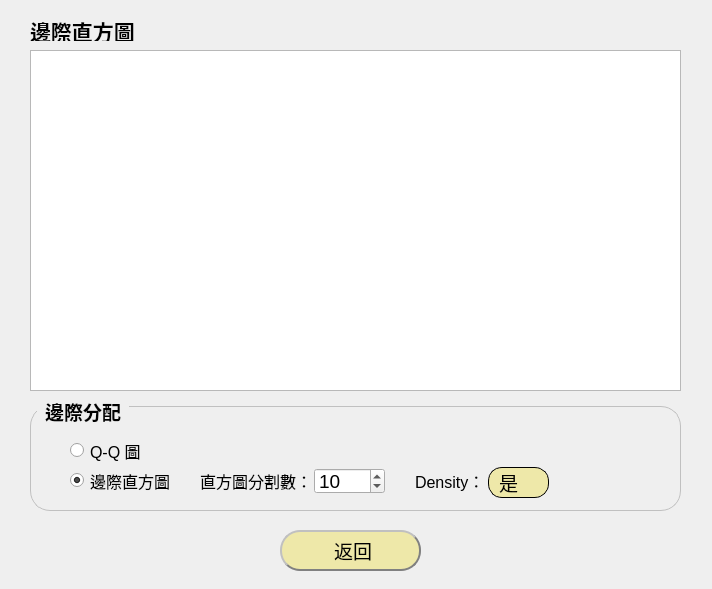
<?xml version="1.0" encoding="UTF-8"?>
<ui version="4.0">
 <class>widget</class>
 <widget class="QWidget" name="widget">
  <property name="geometry">
   <rect>
    <x>0</x>
    <y>0</y>
    <width>712</width>
    <height>589</height>
   </rect>
  </property>
  <property name="font">
   <font>
    <pointsize>10</pointsize>
   </font>
  </property>
  <property name="windowTitle">
   <string>Form</string>
  </property>
  <widget class="QPushButton" name="pushButton_HistogramToMain">
   <property name="geometry">
    <rect>
     <x>280</x>
     <y>530</y>
     <width>141</width>
     <height>41</height>
    </rect>
   </property>
   <property name="font">
    <font>
     <pointsize>14</pointsize>
    </font>
   </property>
   <property name="styleSheet">
    <string notr="true">QPushButton{

background-color: rgb(238, 232, 169);
       
        border-radius: 20px;  border: 2px groove gray;
        border-style: outset;

}




QPushButton:hover{
       background-color:#EEB900;
        border-radius: 14px;  border: 2px groove gray;
        border-style: outset;
 }
</string>
   </property>
   <property name="text">
    <string> 返回</string>
   </property>
   <property name="icon">
    <iconset>
     <normaloff>../../../../../../Downloads/reply-message_7358472.png</normaloff>../../../../../../Downloads/reply-message_7358472.png</iconset>
   </property>
   <property name="iconSize">
    <size>
     <width>20</width>
     <height>20</height>
    </size>
   </property>
  </widget>
  <widget class="QGroupBox" name="groupBox">
   <property name="geometry">
    <rect>
     <x>30</x>
     <y>400</y>
     <width>651</width>
     <height>111</height>
    </rect>
   </property>
   <property name="font">
    <font>
     <pointsize>14</pointsize>
     <italic>false</italic>
     <bold>true</bold>
    </font>
   </property>
   <property name="styleSheet">
    <string notr="true">QGroupBox {
    font: bold; 
    border: 1px solid silver;
    border-radius: 20px;
    margin-top: 6px;
}

QGroupBox::title {
    subcontrol-origin: margin;
    left: 7px;
    padding: 0px 5px 0px 5px;
}</string>
   </property>
   <property name="title">
    <string>邊際分配</string>
   </property>
   <widget class="QRadioButton" name="radioButton_QQplot">
    <property name="geometry">
     <rect>
      <x>40</x>
      <y>40</y>
      <width>121</width>
      <height>21</height>
     </rect>
    </property>
    <property name="font">
     <font>
      <pointsize>12</pointsize>
     </font>
    </property>
    <property name="text">
     <string>Q-Q 圖</string>
    </property>
   </widget>
   <widget class="QRadioButton" name="radioButton_marginalHist">
    <property name="geometry">
     <rect>
      <x>40</x>
      <y>70</y>
      <width>121</width>
      <height>21</height>
     </rect>
    </property>
    <property name="font">
     <font>
      <pointsize>12</pointsize>
     </font>
    </property>
    <property name="text">
     <string>邊際直方圖</string>
    </property>
    <property name="checked">
     <bool>true</bool>
    </property>
   </widget>
   <widget class="QLabel" name="label">
    <property name="geometry">
     <rect>
      <x>170</x>
      <y>70</y>
      <width>111</width>
      <height>21</height>
     </rect>
    </property>
    <property name="font">
     <font>
      <pointsize>12</pointsize>
     </font>
    </property>
    <property name="text">
     <string>直方圖分割數：</string>
    </property>
   </widget>
   <widget class="QComboBox" name="comboBox_histDensity">
    <property name="geometry">
     <rect>
      <x>458</x>
      <y>67</y>
      <width>61</width>
      <height>31</height>
     </rect>
    </property>
    <property name="font">
     <font>
      <pointsize>14</pointsize>
     </font>
    </property>
    <property name="styleSheet">
     <string notr="true">
/*  style for QcomboBox_histDensity */
#comboBox_histDensity{
	border: 1px solid ;
	border-radius:14px;
	padding-left: 10px;
	 background-color:  rgb(238, 232, 169);
		width: 197px;
	height: 30px;
}

/* style for drop down area */
#comboBox_histDensity::drop-down{
	border:0px;
	border-radius:14px;
}

/* style for drop down arrow */ 
#comboBox_histDensity::down-arrow{
	image: url(./MVN_GUI/down_7344919.png);
	width: 12px;
	height: 12px;
	margin-right: 15px;
}

/* style for QComboBox_histDensity after open select menu */ 
#comboBox_histDensity :on{
	border: 4px solid  #ffeeca;
}

/* style for list menu */
#comboBox_histDensity QListView{
	font-size:20px;
	border: 1px solid rgb(0, 0, 0);
	padding: 5px;
	background-color:  rgb(238, 232, 169);
	outline: 0px;
	border-radius: 14px;
}

#comboBox_histDensity:hover{
       background-color:#EEB900;
        border-radius: 14px; 
        border: 2px groove gray;
        border-style: outset;
 }


</string>
    </property>
    <item>
     <property name="text">
      <string>是</string>
     </property>
    </item>
    <item>
     <property name="text">
      <string>否</string>
     </property>
    </item>
   </widget>
   <widget class="QLabel" name="label_3">
    <property name="geometry">
     <rect>
      <x>385</x>
      <y>70</y>
      <width>71</width>
      <height>21</height>
     </rect>
    </property>
    <property name="font">
     <font>
      <pointsize>12</pointsize>
     </font>
    </property>
    <property name="text">
     <string>Density：</string>
    </property>
   </widget>
   <widget class="QSpinBox" name="spinBox_histSag">
    <property name="geometry">
     <rect>
      <x>284</x>
      <y>68</y>
      <width>71</width>
      <height>26</height>
     </rect>
    </property>
    <property name="font">
     <font>
      <pointsize>14</pointsize>
     </font>
    </property>
    <property name="maximum">
     <number>10000</number>
    </property>
    <property name="value">
     <number>10</number>
    </property>
   </widget>
  </widget>
  <widget class="GraphicsLayoutWidget" name="graphicsView_Histogram">
   <property name="geometry">
    <rect>
     <x>30</x>
     <y>50</y>
     <width>651</width>
     <height>341</height>
    </rect>
   </property>
   <property name="styleSheet">
    <string notr="true">
graphicsView {

    border-radius: 20px;
  
}

</string>
   </property>
  </widget>
  <widget class="QLabel" name="label_marginal_plot">
   <property name="geometry">
    <rect>
     <x>30</x>
     <y>20</y>
     <width>121</width>
     <height>21</height>
    </rect>
   </property>
   <property name="font">
    <font>
     <pointsize>16</pointsize>
     <bold>true</bold>
    </font>
   </property>
   <property name="text">
    <string>邊際直方圖</string>
   </property>
  </widget>
 </widget>
 <customwidgets>
  <customwidget>
   <class>GraphicsLayoutWidget</class>
   <extends>QGraphicsView</extends>
   <header>pyqtgraph</header>
  </customwidget>
 </customwidgets>
 <resources/>
 <connections/>
</ui>
